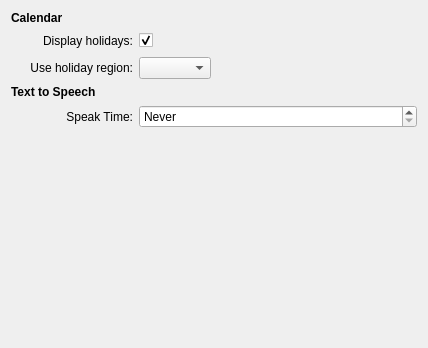
<?xml version="1.0" encoding="UTF-8"?>
<ui version="4.0">
 <class>generalConfig</class>
 <widget class="QWidget" name="generalConfig">
  <property name="geometry">
   <rect>
    <x>0</x>
    <y>0</y>
    <width>428</width>
    <height>348</height>
   </rect>
  </property>
  <layout class="QGridLayout" name="gridLayout">
   <item row="0" column="0" colspan="2">
    <widget class="QLabel" name="label_2">
     <property name="font">
      <font>
       <weight>75</weight>
       <bold>true</bold>
      </font>
     </property>
     <property name="text">
      <string>Calendar</string>
     </property>
    </widget>
   </item>
   <item row="1" column="0">
    <spacer name="horizontalSpacer">
     <property name="orientation">
      <enum>Qt::Horizontal</enum>
     </property>
     <property name="sizeType">
      <enum>QSizePolicy::Fixed</enum>
     </property>
     <property name="sizeHint" stdset="0">
      <size>
       <width>13</width>
       <height>20</height>
      </size>
     </property>
    </spacer>
   </item>
   <item row="1" column="1">
    <widget class="QLabel" name="label_3">
     <property name="text">
      <string>Display holidays:</string>
     </property>
     <property name="alignment">
      <set>Qt::AlignRight|Qt::AlignTrailing|Qt::AlignVCenter</set>
     </property>
    </widget>
   </item>
   <item row="1" column="2">
    <widget class="QCheckBox" name="displayHolidays">
     <property name="checked">
      <bool>true</bool>
     </property>
    </widget>
   </item>
   <item row="1" column="3">
    <spacer name="horizontalSpacer_2">
     <property name="orientation">
      <enum>Qt::Horizontal</enum>
     </property>
     <property name="sizeHint" stdset="0">
      <size>
       <width>0</width>
       <height>0</height>
      </size>
     </property>
    </spacer>
   </item>
   <item row="2" column="1">
    <widget class="QLabel" name="label">
     <property name="text">
      <string>Use holiday region:</string>
     </property>
     <property name="alignment">
      <set>Qt::AlignRight|Qt::AlignTrailing|Qt::AlignVCenter</set>
     </property>
    </widget>
   </item>
   <item row="2" column="2">
    <widget class="KComboBox" name="regionComboBox"/>
   </item>
   <item row="3" column="0" colspan="2">
    <widget class="QLabel" name="label_4">
     <property name="font">
      <font>
       <weight>75</weight>
       <bold>true</bold>
      </font>
     </property>
     <property name="text">
      <string>Text to Speech</string>
     </property>
    </widget>
   </item>
   <item row="4" column="0">
    <spacer name="horizontalSpacer_3">
     <property name="orientation">
      <enum>Qt::Horizontal</enum>
     </property>
     <property name="sizeType">
      <enum>QSizePolicy::Fixed</enum>
     </property>
     <property name="sizeHint" stdset="0">
      <size>
       <width>13</width>
       <height>20</height>
      </size>
     </property>
    </spacer>
   </item>
   <item row="4" column="1">
    <widget class="QLabel" name="label_5">
     <property name="text">
      <string>Speak Time:</string>
     </property>
     <property name="alignment">
      <set>Qt::AlignRight|Qt::AlignTrailing|Qt::AlignVCenter</set>
     </property>
    </widget>
   </item>
   <item row="4" column="2" colspan="2">
    <widget class="KIntSpinBox" name="interval">
     <property name="specialValueText">
      <string>Never</string>
     </property>
     <property name="suffix">
      <string>th minute</string>
     </property>
     <property name="prefix">
      <string>Every </string>
     </property>
     <property name="maximum">
      <number>60</number>
     </property>
    </widget>
   </item>
   <item row="5" column="2">
    <spacer name="verticalSpacer">
     <property name="orientation">
      <enum>Qt::Vertical</enum>
     </property>
     <property name="sizeHint" stdset="0">
      <size>
       <width>67</width>
       <height>259</height>
      </size>
     </property>
    </spacer>
   </item>
  </layout>
 </widget>
 <customwidgets>
  <customwidget>
   <class>KIntSpinBox</class>
   <extends>QSpinBox</extends>
   <header>knuminput.h</header>
  </customwidget>
  <customwidget>
   <class>KComboBox</class>
   <extends>QComboBox</extends>
   <header>kcombobox.h</header>
  </customwidget>
 </customwidgets>
 <resources/>
 <connections>
  <connection>
   <sender>displayHolidays</sender>
   <signal>toggled(bool)</signal>
   <receiver>label</receiver>
   <slot>setEnabled(bool)</slot>
   <hints>
    <hint type="sourcelabel">
     <x>156</x>
     <y>35</y>
    </hint>
    <hint type="destinationlabel">
     <x>81</x>
     <y>59</y>
    </hint>
   </hints>
  </connection>
  <connection>
   <sender>displayHolidays</sender>
   <signal>toggled(bool)</signal>
   <receiver>regionComboBox</receiver>
   <slot>setEnabled(bool)</slot>
   <hints>
    <hint type="sourcelabel">
     <x>164</x>
     <y>42</y>
    </hint>
    <hint type="destinationlabel">
     <x>181</x>
     <y>59</y>
    </hint>
   </hints>
  </connection>
 </connections>
</ui>
